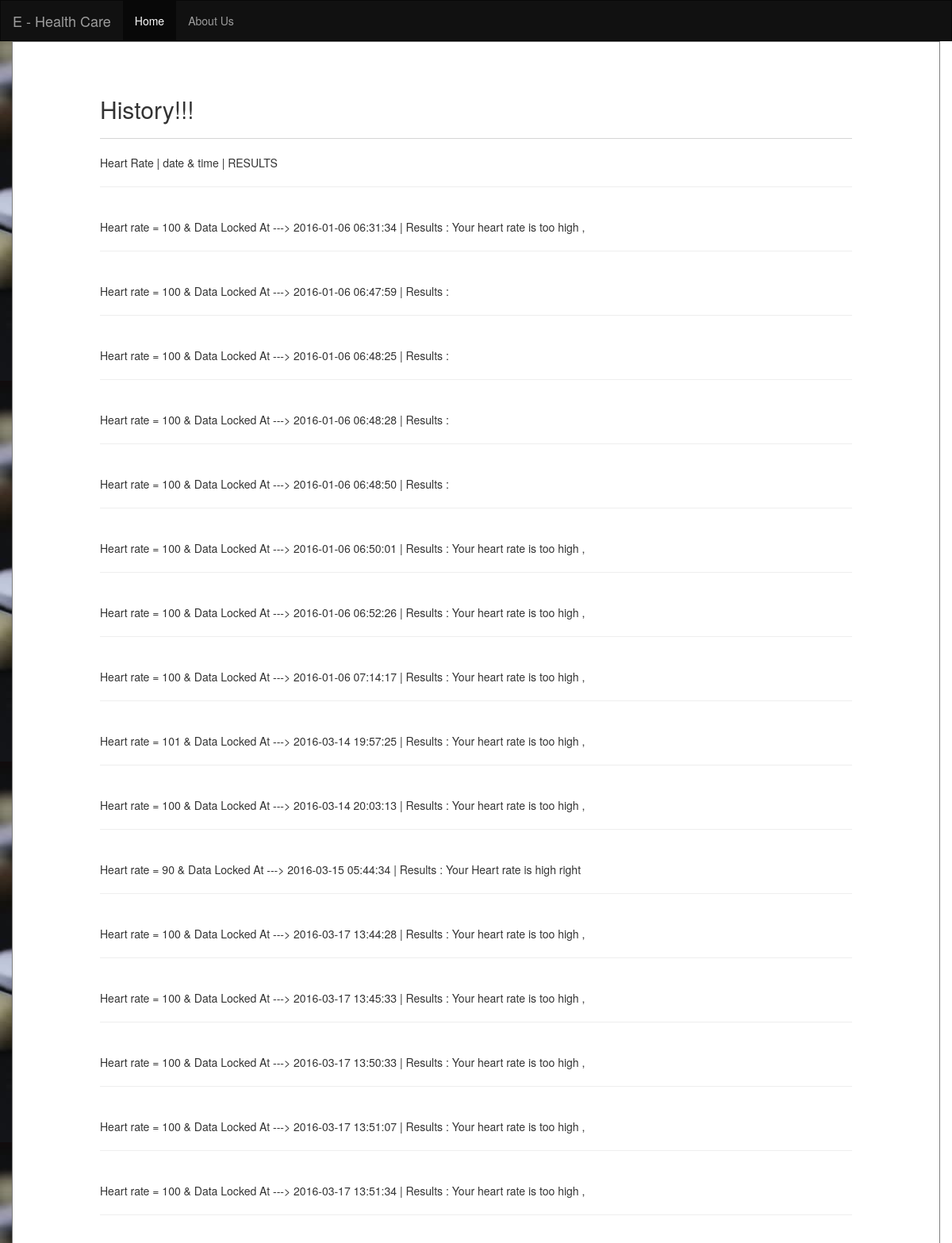
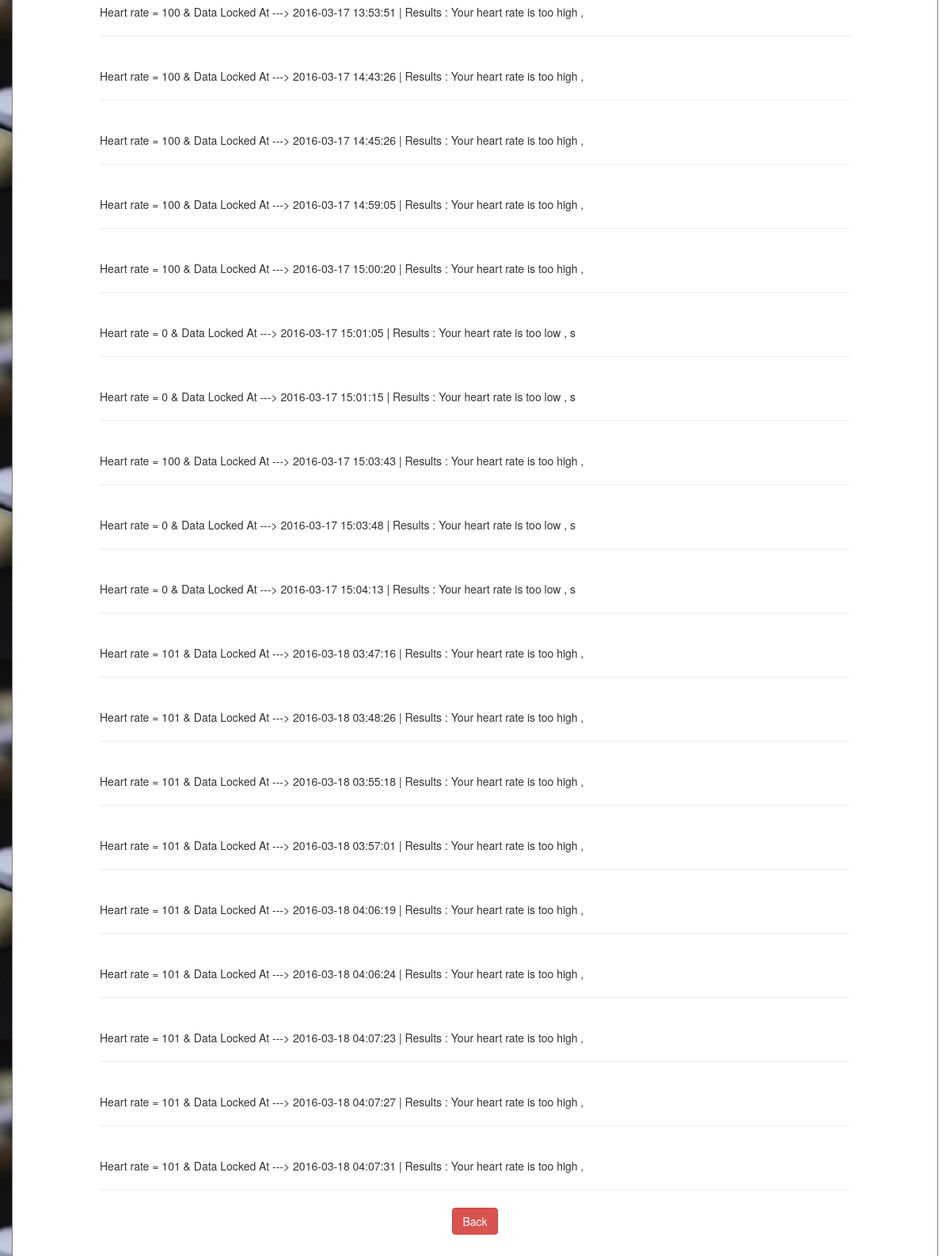
/patient2c.php, run on the app's committed database (2 pictures, top to bottom).
### tables this page shows
CREATE TABLE `cpara` (
  `CLIENT_ID` int(30) DEFAULT NULL,
  `PARAMETER1` int(7) NOT NULL,
  `PARAMETER2` int(7) NOT NULL,
  `PARAMETER3` int(7) NOT NULL,
  `RESULT1` varchar(30) NOT NULL,
  `RESULT2` varchar(30) NOT NULL,
  `RESULT3` varchar(30) NOT NULL,
  `TIME` timestamp NOT NULL DEFAULT '0000-00-00 00:00:00' ON UPDATE CURRENT_TIMESTAMP
);

### patient2c.php (the view, shortened to what this page needs)
<!DOCTYPE html>
<html lang="en">
<head>
  <link rel="stylesheet" href="css/bootstrap.min.css">
</head>
<body>
<nav class="navbar navbar-inverse">
  <div class="container-fluid">
    <div class="navbar-header">
      <a class="navbar-brand" href="index.html">E - Health Care</a>
    </div>
    <div class="collapse navbar-collapse" id="myNavbar">
      <ul class="nav navbar-nav">
        <li class="active"><a href="index.html">Home</a></li>
        <li><a href="about.html">About Us</a></li>
      </ul>
      </div>
  </div>
</nav>
<div class="container">
<div class="jumbotron">
<h2>History!!!</h2>
<hr>
<div class="row">
<div class="col-xs-12 col-sm-12 col-md-12 col-ld-12">
<?php
$m=$_SESSION['clientid'];
$s= "SELECT PARAMETER1,TIME,RESULT1
          FROM cpara
		  WHERE CLIENT_ID='$m'" ;
$f=mysql_query($s);
echo " Heart Rate |    "."              date & time "."     |  RESULTS <br>";
echo "<hr>";
while($row = mysql_fetch_array($f))
{
    echo "<br> Heart rate = ".$row['PARAMETER1']."  & Data Locked At ---> ".$row['TIME']." | Results : ".$row['RESULT1']."" ;
	echo "<br><hr>";
}
?>
<form action="patient2.php"><p text align="center">
    <button type="submit" class="btn btn-md btn-danger">Back</button>
</form></p>
</div>
</div>
</div>
</div>
</body>
</html>

### patient2c.php (style rules this page uses)
p { font-size: 140%; }
body { background-image: url("bg3.jpg");background-repeat:repeat-y; }

### data on the page
cpara: PARAMETER1 "100", TIME "2016-01-06 06:31:34", RESULT1 "Your heart rate is too high ,"
cpara: PARAMETER1 "100", TIME "2016-01-06 06:47:59"
cpara: PARAMETER1 "100", TIME "2016-01-06 06:48:25"
cpara: PARAMETER1 "100", TIME "2016-01-06 06:48:28"
cpara: PARAMETER1 "100", TIME "2016-01-06 06:48:50"
cpara: PARAMETER1 "100", TIME "2016-01-06 06:50:01", RESULT1 "Your heart rate is too high ,"
cpara: PARAMETER1 "100", TIME "2016-01-06 06:52:26", RESULT1 "Your heart rate is too high ,"
cpara: PARAMETER1 "100", TIME "2016-01-06 07:14:17", RESULT1 "Your heart rate is too high ,"
cpara: PARAMETER1 "101", TIME "2016-03-14 19:57:25", RESULT1 "Your heart rate is too high ,"
cpara: PARAMETER1 "100", TIME "2016-03-14 20:03:13", RESULT1 "Your heart rate is too high ,"
cpara: PARAMETER1 "90", TIME "2016-03-15 05:44:34", RESULT1 "Your Heart rate is high right"
cpara: PARAMETER1 "100", TIME "2016-03-17 13:44:28", RESULT1 "Your heart rate is too high ,"
cpara: PARAMETER1 "100", TIME "2016-03-17 13:45:33", RESULT1 "Your heart rate is too high ,"
cpara: PARAMETER1 "100", TIME "2016-03-17 13:50:33", RESULT1 "Your heart rate is too high ,"
cpara: PARAMETER1 "100", TIME "2016-03-17 13:51:07", RESULT1 "Your heart rate is too high ,"
cpara: PARAMETER1 "100", TIME "2016-03-17 13:51:34", RESULT1 "Your heart rate is too high ,"
cpara: PARAMETER1 "100", TIME "2016-03-17 13:53:51", RESULT1 "Your heart rate is too high ,"
cpara: PARAMETER1 "100", TIME "2016-03-17 14:43:26", RESULT1 "Your heart rate is too high ,"
cpara: PARAMETER1 "100", TIME "2016-03-17 14:45:26", RESULT1 "Your heart rate is too high ,"
cpara: PARAMETER1 "100", TIME "2016-03-17 14:59:05", RESULT1 "Your heart rate is too high ,"
cpara: PARAMETER1 "100", TIME "2016-03-17 15:00:20", RESULT1 "Your heart rate is too high ,"
cpara: PARAMETER1 "0", TIME "2016-03-17 15:01:05", RESULT1 "Your heart rate is too low , s"
cpara: PARAMETER1 "0", TIME "2016-03-17 15:01:15", RESULT1 "Your heart rate is too low , s"
cpara: PARAMETER1 "100", TIME "2016-03-17 15:03:43", RESULT1 "Your heart rate is too high ,"
cpara: PARAMETER1 "0", TIME "2016-03-17 15:03:48", RESULT1 "Your heart rate is too low , s"
cpara: PARAMETER1 "0", TIME "2016-03-17 15:04:13", RESULT1 "Your heart rate is too low , s"
cpara: PARAMETER1 "101", TIME "2016-03-18 03:47:16", RESULT1 "Your heart rate is too high ,"
cpara: PARAMETER1 "101", TIME "2016-03-18 03:48:26", RESULT1 "Your heart rate is too high ,"
cpara: PARAMETER1 "101", TIME "2016-03-18 03:55:18", RESULT1 "Your heart rate is too high ,"
cpara: PARAMETER1 "101", TIME "2016-03-18 03:57:01", RESULT1 "Your heart rate is too high ,"
cpara: PARAMETER1 "101", TIME "2016-03-18 04:06:19", RESULT1 "Your heart rate is too high ,"
cpara: PARAMETER1 "101", TIME "2016-03-18 04:06:24", RESULT1 "Your heart rate is too high ,"
cpara: PARAMETER1 "101", TIME "2016-03-18 04:07:23", RESULT1 "Your heart rate is too high ,"
cpara: PARAMETER1 "101", TIME "2016-03-18 04:07:27", RESULT1 "Your heart rate is too high ,"
cpara: PARAMETER1 "101", TIME "2016-03-18 04:07:31", RESULT1 "Your heart rate is too high ,"
